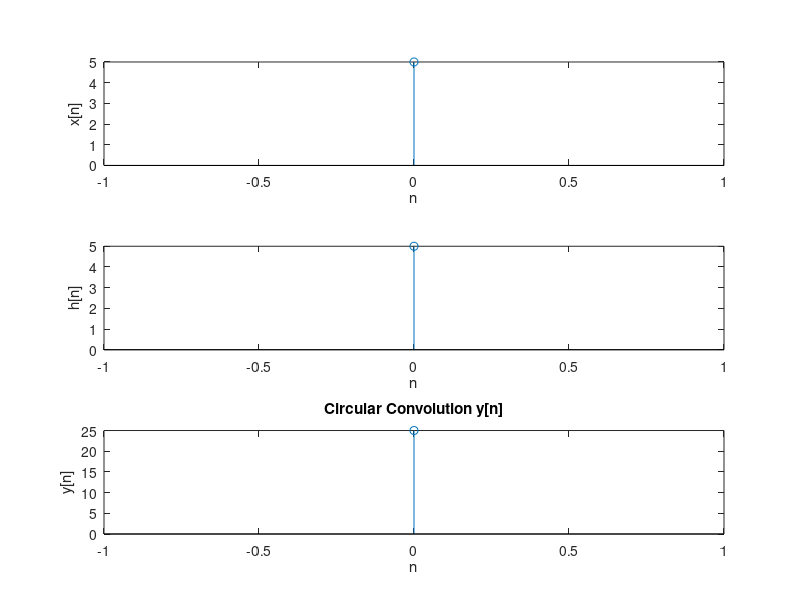

The MATLAB source for this figure:
clear;
clc;
close all;
x=input('Sequence 1: ');
h=input('Sequence 2: ');
lx=length(x);
lh=length(h);
N=max(lx,lh);
if (lx>lh)
    h=[h zeros(1,lx-lh)];
else
    x=[x zeros(1,lh-lx)];
end
for i=1:N
    y(i)=0;
    for j=1:N
        k=i-j+1;
        if k<=0
            k=N+k;
        end
        y(i)=y(i)+x(j)*h(k);
    end
end
n=0:N-1;
subplot(3,1,1);
stem(n,x);
xlabel('n');
ylabel('x[n]');

subplot(3,1,2);
stem(n,h);
xlabel('n');
ylabel('h[n]');
subplot(3,1,3);
stem(n,y);
title('Circular Convolution y[n]');
xlabel('n');
ylabel('y[n]');
